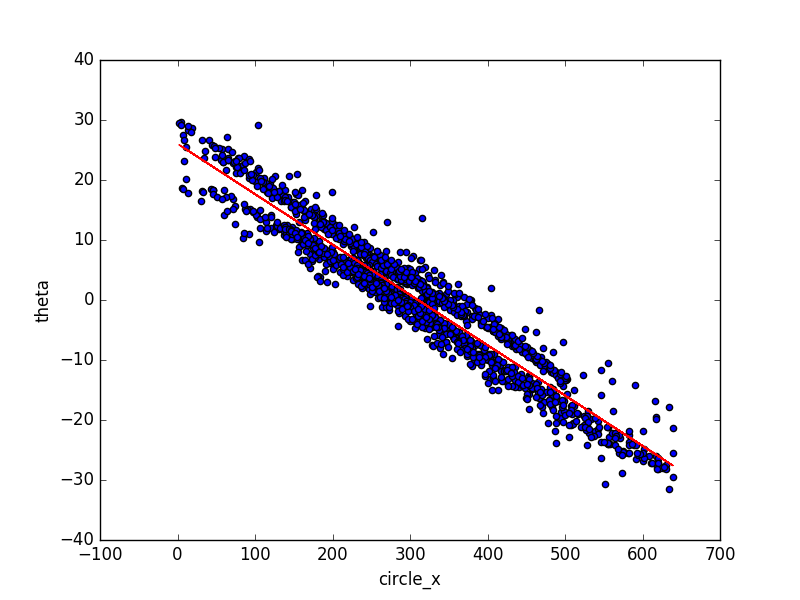

The Python source for this figure:
#!/usr/bin/env python
import sys
import pandas as pd
import matplotlib.pyplot as plt
from sklearn.linear_model import LinearRegression

df = pd.read_csv(sys.argv[1])

lr = LinearRegression()
X = df[['circle_x']]
Y = df['theta']
lr.fit(X, Y)
print('coef=', lr.coef_)
print('intercept=', lr.intercept_)

plt.scatter(X, Y)
plt.plot(X, lr.predict(X), color='red')
plt.xlabel('circle_x')
plt.ylabel('theta')
plt.show()
